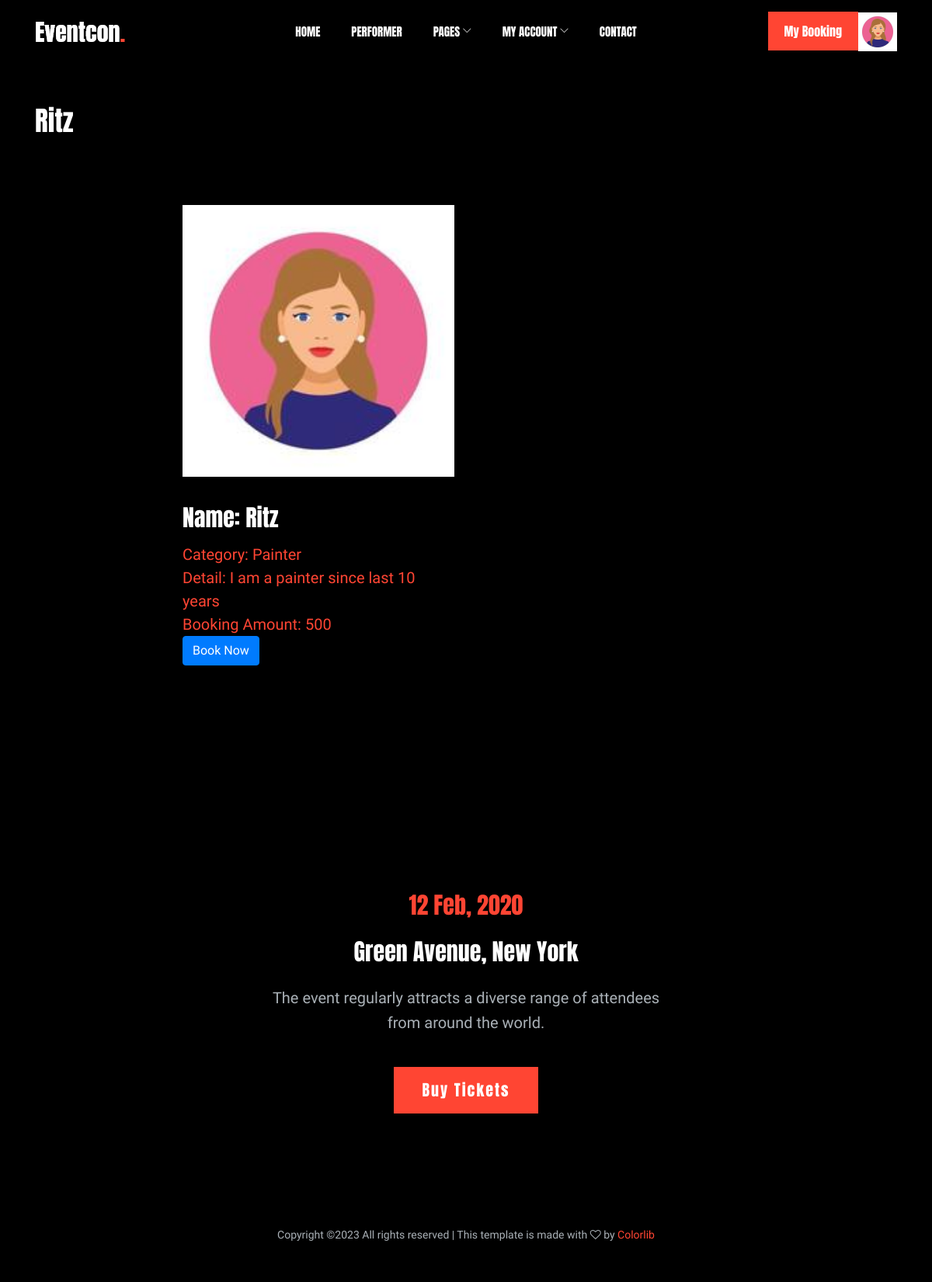
The app's page /artist-details/1/ (signed in) with its own data.
### artapp/models.py (models this page shows, shortened)
class Artist_Profile(models.Model):
    category = (
        ("Painter", "Painter"),
        ("Singer", "Singer"),
        ("Dancer", "Dancer"),
        ("Comedian", "Comedian"),
    )
    artist = models.ForeignKey(User, on_delete=models.CASCADE)
    artist_category = models.CharField(max_length=100, choices=category)
    artist_fees = models.PositiveIntegerField()
    artist_desc = models.TextField()
    picture1 = models.ImageField(upload_to="artist_pic/", default="default.png")
    picture2 = models.ImageField(upload_to="artist_pic/", default="default.png")
    picture3 = models.ImageField(upload_to="artist_pic/", default="default.png")

class User(models.Model):
    fname = models.CharField(max_length=100)
    lname = models.CharField(max_length=100)
    email = models.EmailField()
    mobile = models.PositiveIntegerField()
    address = models.TextField()
    password = models.CharField(max_length=100)
    profile_pic = models.ImageField(upload_to="profile_pic/", default="")
    usertype = models.CharField(max_length=100, default="customer")

### artapp/views.py (the view)
# urls.py: path("artist-details/<int:pk>/", views.artist_details, name="artist-details"),
def artist_details(request, pk):
    artist_profile = Artist_Profile.objects.get(pk=pk)
    return render(request, "artist-details.html", {"artist_profile": artist_profile})

### artapp/templates/artist-details.html (shortened to what this page needs)
{% extends 'header.html' %}
{% load static %}
{% block content %}
<!doctype html>
<html class="no-js" lang="zxx">
<head>
</head>
<body>
    <div class="performar_area black_bg">
        <div class="container">
            <div class="row">
                <div class="col-lg-12">
                    <div class="section_title mb-80">
                        <h3 class="wow fadeInRight" data-wow-duration="1s" data-wow-delay=".3s">{{artist_profile.artist.fname}}</h3>
                    </div>
                </div>
            </div>
            <div class="row justify-content-center">
                <div class="col-lg-8">
                    <div class="row">
                        <div class="col-lg-6 col-md-6">
                            <div  class="single_performer wow fadeInUp" data-wow-duration="1s" data-wow-delay=".3s">
                                <div data-tilt class="thumb">
                                    <img src="{{artist_profile.artist.profile_pic.url}}" alt="">
                                </div>
                                <div class="performer_heading">
                                    <h4>Name: {{artist_profile.artist.fname}}</h4>
                                    <span>Category: {{artist_profile.artist_category}}</span>
                                    <br>
                                    <span>Detail: {{artist_profile.artist_desc}}</span>
                                    <br>
                                    <span>Booking Amount: {{artist_profile.artist_fees}}</span>
                                </div>
                                {% if request.session.email %}
                                <a href="{% url 'book-artist' pk=artist_profile.pk %}"><input type="button" value = "Book Now" class ="btn btn-primary"></a>
                                {% else %}
                                <a href="{% url 'login' %}"><input type="button" value = "Log in to Book" class ="btn btn-primary"></a>
                                {% endif %}
                            </div>
                        </div>
                    </div>
                    </div>
                </div>
            </div>
        </div>
</body>
</html>
{% endblock %}

### records on screen
Artist_Profile: artist.fname "Ritz", artist.profile_pic (picture), artist_category "Painter", artist_desc "I am a painter since last 10 years", artist_fees "500"
